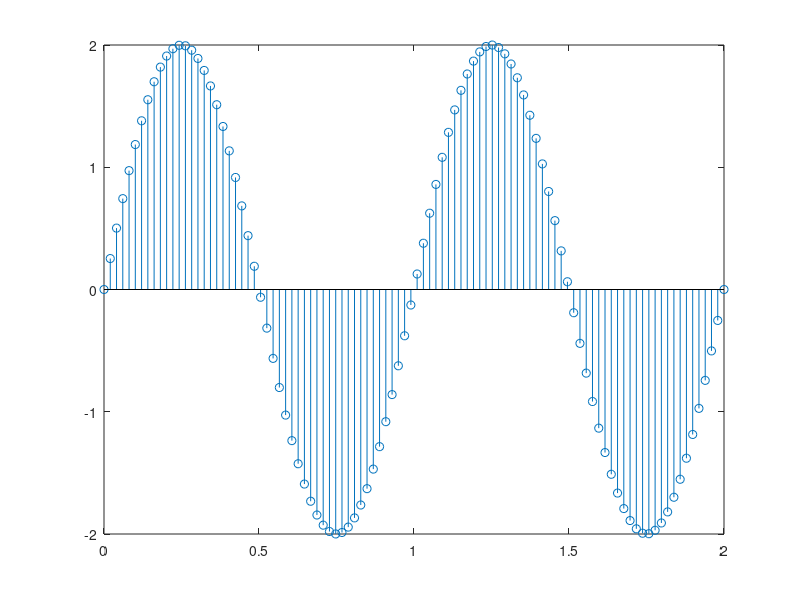
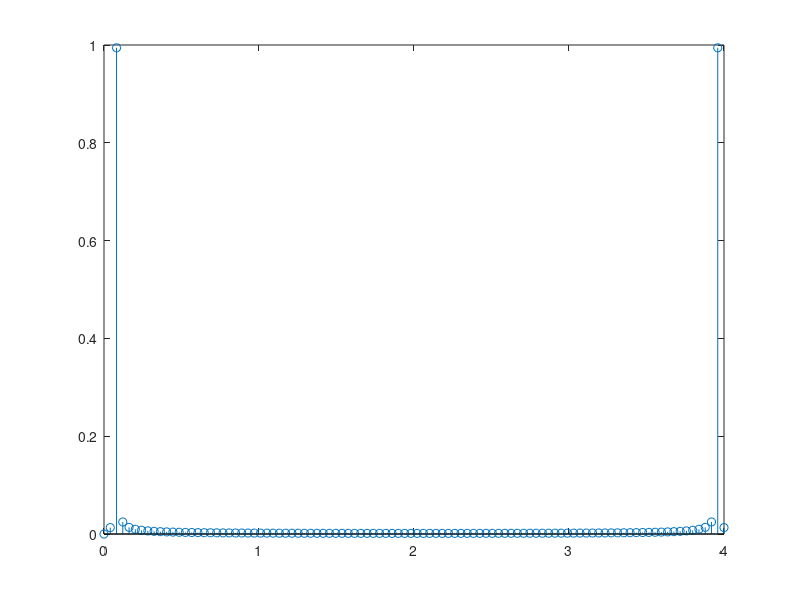

Write the MATLAB code that produced these figures, in order.
ts=0.25;
fs=1/ts;
t=linspace(0,2,100);
signal=2*sin(2*pi*1*t);
f=linspace(0,fs,length(signal));
spectrum=fft(signal)/length(signal);
figure(1)
stem(t,signal)
figure(2)
stem(f,abs(spectrum))